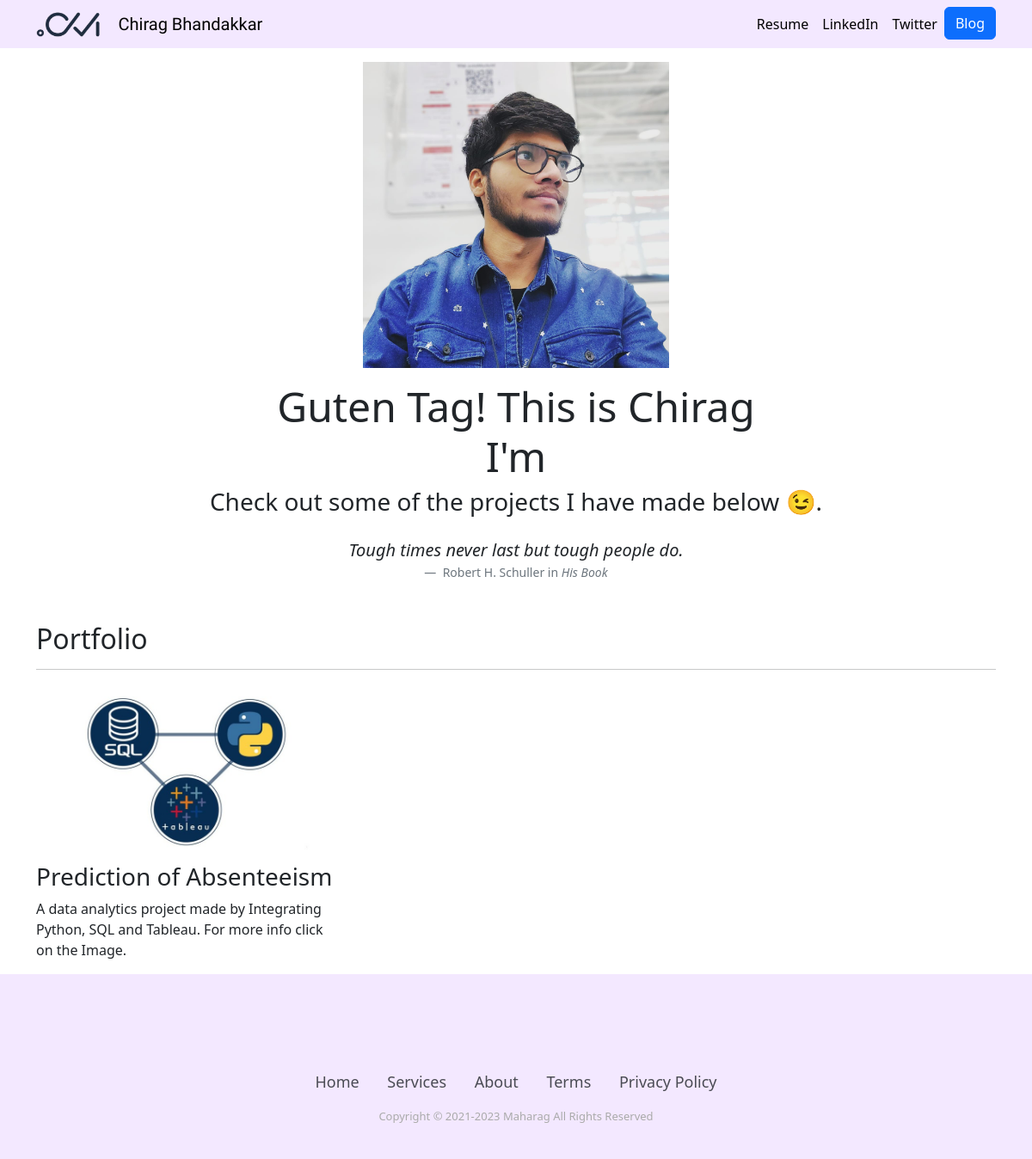
The page / on the database its author committed.
### portfolio/models.py (models this page shows, shortened)
class Project(models.Model):
    title = models.CharField(max_length=100)
    description = models.CharField(max_length=250)
    image = models.ImageField(upload_to='portfolio/images/')
    url = models.URLField(blank=True)

### portfolio/views.py (the view)
# urls.py: 2. Add a URL to urlpatterns:  path('', views.home, name='home')
def home(request):
    projects = Project.objects.all()
    return render(request, 'portfolio/home.html', {'projects': projects})

### portfolio/templates/portfolio/home.html (shortened to what this page needs)
{% extends 'portfolio/base.html' %}
{% load static %}
{% block content %}
<div class="row justify-content-center my-3">
    <div class="col-4">
      <img src="{% static 'portfolio/chirag.jpg' %}" class="img-fluid">
    </div>
</div>
<div class="row justify-content-center mb-3">
    <div class="col-md-9 text-center">
      <h1 id="hometext" class="font-weight-bold">Guten Tag! This is Chirag
        <div class="type-container">
          I'm
        </div>
      </h1>
      <h3 class="">Check out some of the projects I have made below 😉.</h3>
    </div>
</div>
<figure class="text-center">
  <blockquote class="blockquote">
    <p class="fst-italic">Tough times never last but tough people do.</p>
  </blockquote>
  <figcaption class="blockquote-footer">
    Robert H. Schuller in <cite title="Source Title">His Book</cite>
  </figcaption>
</figure>
<h2 class="mt-5">Portfolio</h2>
<hr>
<div class="row">
    {% for project in projects %}
    <div class="col-lg-4 col-md-6">
      {% if project.url %}
      <a href="{{ project.url }}">
        <img src="{{ project.image.url }}" class="img-fluid mb-2">
      </a>
      {% else %}
      <img src="{{ project.image.url }}" class="img-fluid mb-2">
      {% endif %}
      <h3>{{ project.title }}</h3>
      <p>{{ project.description }}</p>
    </div>
    {% endfor %}
</div>
{% endblock %}

### portfolio/static/portfolio/custom.css (style rules this page uses)
@media (min-width: 992px) { #hometext { font-size: 3rem; } }

### rows shown on the page
Project: image (picture), title "Prediction of Absenteeism", description "A data analytics project made by Integrating Python, SQL and Tableau. For more info click on the Image."
